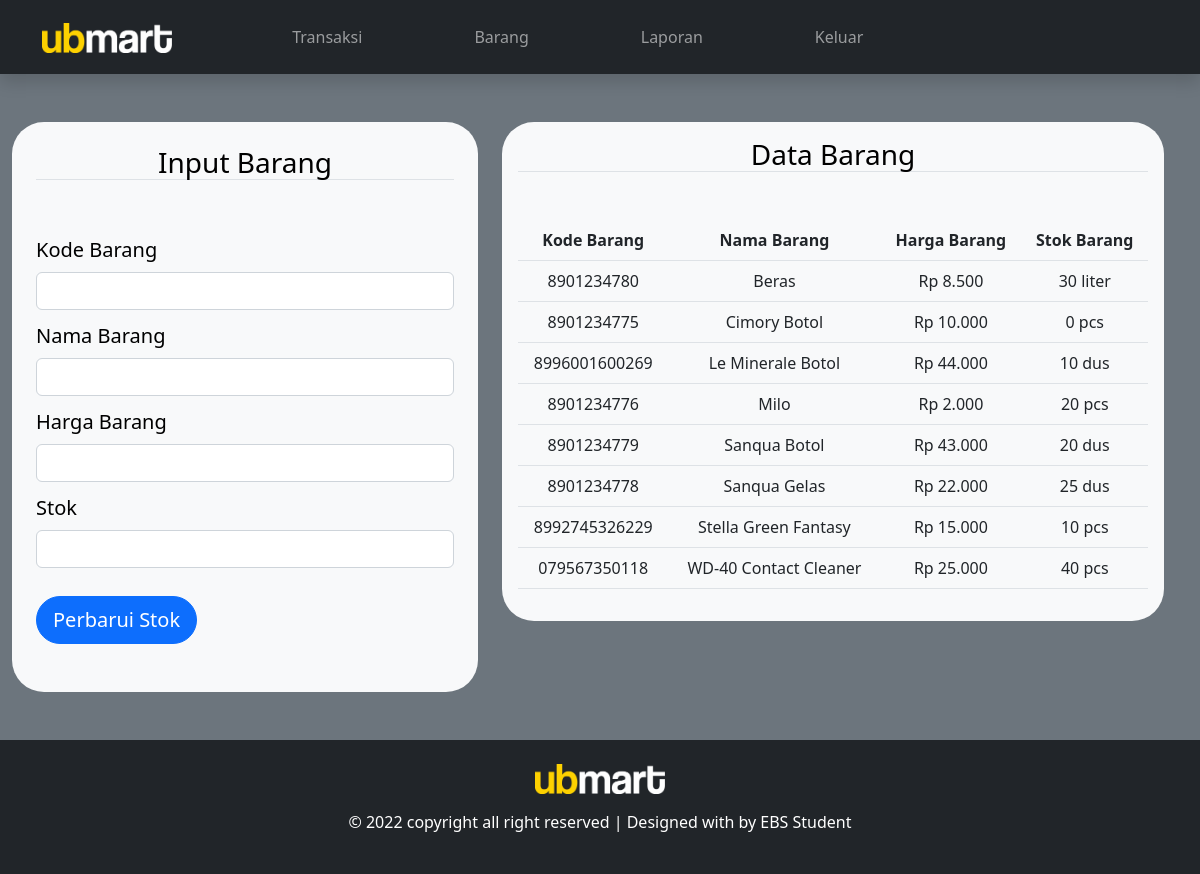
The page /index.php?p=barang on the database its author committed.
### tables this page shows
CREATE TABLE `data_barang` (
  `kode_barang` varchar(15) NOT NULL,
  `nama_barang` varchar(100) NOT NULL,
  `harga_pokok` int(11) NOT NULL,
  `harga_jual` int(11) NOT NULL,
  `profit` int(11) NOT NULL,
  `stok` int(11) NOT NULL,
  `satuan` varchar(15) NOT NULL,
  `tanggal` date NOT NULL
);

### App/Config/Config.php (called while the page is built, shortened)
<?php
class Config {
    private $dsn = "mysql:host=". self::DBHOST . ":" . self::DBPORT . ";dbnames=" . self::DBNAME;
    public function __construct()
    {
        try {
            $this->pdo = new PDO($this->dsn, self::DBUSER, self::DBPASS);
            $this->pdo->setAttribute(PDO::ATTR_DEFAULT_FETCH_MODE, PDO::FETCH_ASSOC);
            return $this->pdo;
        } catch (PDOException $e) {
            die('Connection failed: ' . $e->getMessage());
        }
    }
}

### App/Class/Barang.php (called while the page is built, shortened)
<?php
include (__DIR__ . "/../Config/Config.php");
class Barang extends Config {
    public function readBarang()
    {
        $sql = "SELECT * FROM kasir_ub_mart.data_barang ORDER BY nama_barang ASC";
        $stmt = $this->pdo->prepare($sql);
        $stmt->execute();
        $result = $stmt->fetchAll();
        return $result;
    }
}

### App/Util.php (called while the page is built, shortened)
<?php
class Util {
    public function rupiah($angka) {
        $hasil_rupiah = "Rp " . number_format($angka, 0, ',', '.');
        return $hasil_rupiah;
    }
}

### pages/barang.php (the view, shortened to what this page needs)
<?php
require_once (__DIR__ . "/../App/Class/Barang.php");
require_once (__DIR__ . "/../App/Util.php");
$util = new Util;
$barang = new Barang;
?>
<!DOCTYPE html>
<html lang="en">
<head>
</head>
<body class="text-bg-secondary">
    <div class="row container-fluid mt-5">
        <section class="col-5">
            <div class="container text-bg-light rounded-5 p-4 ">
                <h3 class="text-center border-bottom mb-5">Input Barang</h3>
                <form action="/ub-mart-tambun/App/Util/update-barang.php" method="post">
                    <div class="mb-1 row">
                        <label for="" class="col-form-label fs-5">Kode Barang</label>
                        <div class="input-group">
                            <input type="text" class="form-control" id="kodeBarang" name="kodeBarang" readonly>
                        </div>
                    </div>
                    <div class="mb-1 row">
                        <label for="" class="col-form-label fs-5">Nama Barang</label>
                        <div class="input-group">
                            <input type="text" class="form-control" id="namaBarang" name="namaBarang" readonly>
                        </div>
                    </div>
                    <div class="mb-1 row">
                        <label for="" class="col-form-label fs-5">Harga Barang</label>
                        <div class="input-group">
                            <input type="text" class="form-control" id="hargaBarang" name="hargaBarang" readonly>
                        </div>
                    </div>
                    <div class="mb-1 row">
                        <label for="" class="col-form-label fs-5">Stok</label>
                        <div class="input-group">
                            <input type="number" class="form-control" id="stokBarang" name="stokBarang" min=0>
                        </div>
                    </div>
                    <input class="btn btn-primary btn-lg rounded-pill my-4" type="submit" name="updateButton" value="Perbarui Stok">
                </form>
            </div>
        </section>
        <section class="col-7">
            <div class="container text-bg-light rounded-5 p-3">
                <h3 class="text-center border-bottom mb-5">Data Barang</h3>
                <div class="table-responsive">
                    <table class="table table-hover">
                        <thead>
                            <tr>
                                <th scope="col-2" class="text-center">Kode Barang</th>
                                <th scope="col-3" class="text-center">Nama Barang</th>
                                <th scope="col-2" class="text-center">Harga Barang</th>
                                <th scope="col-1" class="text-center">Stok Barang</th>
                            </tr>
                        </thead>
                        <tbody id="table">
                            <?php
                                $allBarang = $barang->readBarang();
                                foreach ($allBarang as $row) {
                                    echo "<tr class='user-select-none'>";
                                    echo    "<td scope='col-2' class='text-center'>". $row['kode_barang'] ."</td>";
                                    echo    "<td scope='col-3' class='text-center'>". $row['nama_barang'] ."</td>";
                                    echo    "<td scope='col-2' class='text-center'>". $util->rupiah($row['harga_jual']) . "</td>";
                                    echo    "<td scope='col-1' class='text-center'>". $row['stok'] . ' ' . $row['satuan'] . "</td>";
                                    echo "</tr>";
                                }
                            ?>
                        </tbody>
                    </table>
                </div>
            </div>
        </section>
    </div>
</body>
</html>

### index.php (shortened to what this page needs)
<!DOCTYPE html>
<html lang="en">
<head>
    <link rel="stylesheet" href="https://unpkg.com/boxicons@latest/css/boxicons.min.css">
    <link rel="stylesheet" href="assets/css/bootstrap.min.css">
    <link rel="stylesheet" href="assets/css/style.css">
</head>
<body>
    <nav class="navbar navbar-expand-lg navbar-dark bg-dark shadow p-3">
        <div class="container">
            <a class="navbar-brand" href="#">
                <img class="" src="assets/images/ubmart.png" alt="" height="30">
            </a>
            <div class="collapse navbar-collapse" id="navbarNav">
                <ul class="navbar-nav mx-5">
                    <li class="nav-item mx-5">
                        <a class="nav-link" href="index.php?p=transaksi">Transaksi</a>
                    </li>
                    <li class="nav-item mx-5">
                        <a class="nav-link" href="index.php?p=barang">Barang</a>
                    </li>
                    <li class="nav-item mx-5">
                        <a class="nav-link" href="index.php?p=laporan">Laporan</a>
                    </li>
                </ul>
                <ul class="navbar-nav">
                    <li class="nav-item">
                        <a class="nav-link" href="">Keluar</a>
                    </li>
                </ul>
            </div>
        </div>
    </nav>
    <?php
    $pages_dir = 'pages';
    if (!empty($_GET['p'])) {
        $pages = scandir($pages_dir, 0);
        unset($pages[0], $pages[1]);
        $p = $_GET['p'];
        if (in_array($p . '.php', $pages)) {
            include($pages_dir . '/' . $p . '.php');
        } else {
            echo 'Halaman tidak ditemukan! :(';
        }
    } else {
        include($pages_dir . '/transaksi.php');
    }
    ?>
    <footer class="footer text-bg-dark">
        <div class="container mt-5">
            <div class="row py-4">
                <div class="col-md-12 text-center">
                    <img class="" src="assets/images/ubmart.png" alt="" height="30">
                    <p class="mt-3">© 2022 copyright all right reserved | Designed with by EBS Student</p>
                </div>
            </div>
        </div>
    </footer>
</body>
</html>

### assets/css/style.css (style rules this page uses)
:root { font-family: 'Poppins', sans-serif; }

### rows shown on the page
data_barang: kode_barang "8901234780", nama_barang "Beras", harga_jual "Rp 8.500", stok "30", satuan "liter"
data_barang: kode_barang "8901234775", nama_barang "Cimory Botol", harga_jual "Rp 10.000", stok "0", satuan "pcs"
data_barang: kode_barang "8996001600269", nama_barang "Le Minerale Botol", harga_jual "Rp 44.000", stok "10", satuan "dus"
data_barang: kode_barang "8901234776", nama_barang "Milo", harga_jual "Rp 2.000", stok "20", satuan "pcs"
data_barang: kode_barang "8901234779", nama_barang "Sanqua Botol", harga_jual "Rp 43.000", stok "20", satuan "dus"
data_barang: kode_barang "8901234778", nama_barang "Sanqua Gelas", harga_jual "Rp 22.000", stok "25", satuan "dus"
data_barang: kode_barang "8992745326229", nama_barang "Stella Green Fantasy", harga_jual "Rp 15.000", stok "10", satuan "pcs"
data_barang: kode_barang "079567350118", nama_barang "WD-40 Contact Cleaner", harga_jual "Rp 25.000", stok "40", satuan "pcs"
